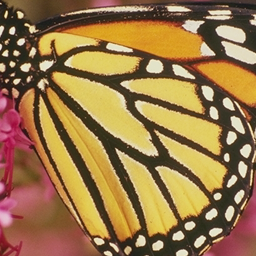
#> input picture DnCNN/KAIR/utils/test.bmp, 256 x 256 px
$ python -i adaptive_denoising_solution.py   (imports and definitions only)   (older library calls are emulated)
#> lines starting #> are read from the running program, lines starting #| are printed output that depends on the picture; after the words box and inside, x2 and y2 are one past the last pixel; in counts of white or black regions, pixels touching at a corner belong together
#!/usr/bin/env python3
# -*- coding: utf-8 -*-
"""
自適應去噪解決方案
專門解決台北101等建築圖像去噪效果不均勻的問題
"""

import cv2
import numpy as np
import torch
import torch.nn.functional as F

# [105 lines left out: function enhanced_adaptive_dual_stream_processing, not called in this run]

def analyze_image_regions(gray):
    """
    分析圖像區域特性
    """
    h, w = gray.shape

    # 1. 紋理複雜度分析
    # 局部標準差
    kernel = np.ones((9, 9), np.float32) / 81
    local_mean = cv2.filter2D(gray.astype(np.float32), -1, kernel)
    local_std = cv2.filter2D((gray.astype(np.float32) - local_mean)**2, -1, kernel)
    texture_complexity = np.sqrt(local_std)

    # 2. 邊緣強度分析
    grad_x = cv2.Sobel(gray, cv2.CV_64F, 1, 0, ksize=3)
    grad_y = cv2.Sobel(gray, cv2.CV_64F, 0, 1, ksize=3)
    edge_strength = np.sqrt(grad_x**2 + grad_y**2)

    # 局部邊緣密度
    kernel_edge = np.ones((15, 15), np.float32) / 225
    edge_density = cv2.filter2D(edge_strength.astype(np.float32), -1, kernel_edge)

    # 3. 亮度分析
    brightness = gray.astype(np.float32)

    # 局部亮度變化
    brightness_variance = cv2.filter2D((brightness - cv2.GaussianBlur(brightness, (15, 15), 5))**2, -1, kernel)

    # 4. 區域分類
    # 使用K-means或閾值方法分類區域
    texture_low = np.percentile(texture_complexity, 30)
    texture_high = np.percentile(texture_complexity, 70)
    edge_low = np.percentile(edge_density, 30)
    edge_high = np.percentile(edge_density, 70)
    brightness_low = np.percentile(brightness, 30)
    brightness_high = np.percentile(brightness, 70)

    # 定義5種區域類型
    region_map = np.zeros((h, w), dtype=np.uint8)

    # 0: 平滑暗區域 (天空暗部、陰影)
    smooth_dark = (texture_complexity < texture_low) & (edge_density < edge_low) & (brightness < brightness_low)
    region_map[smooth_dark] = 0

    # 1: 平滑亮區域 (天空亮部、大面積牆面)
    smooth_bright = (texture_complexity < texture_low) & (edge_density < edge_low) & (brightness >= brightness_low)
    region_map[smooth_bright] = 1

    # 2: 細節區域 (建築細節、窗戶、裝飾)
    detail_region = (texture_complexity > texture_high) & (edge_density > edge_high)
    region_map[detail_region] = 2

    # 3: 邊緣區域 (建築輪廓、天際線)
    edge_region = (edge_density > edge_high) & (texture_complexity <= texture_high)
    region_map[edge_region] = 3

    # 4: 中等複雜度區域 (其他區域)
    medium_region = ~(smooth_dark | smooth_bright | detail_region | edge_region)
    region_map[medium_region] = 4

    return {
        'region_map': region_map,
        'texture_complexity': texture_complexity,
        'edge_density': edge_density,
        'brightness': brightness,
        'brightness_variance': brightness_variance,
        'thresholds': {
            'texture_low': texture_low,
            'texture_high': texture_high,
            'edge_low': edge_low,
            'edge_high': edge_high,
            'brightness_low': brightness_low,
            'brightness_high': brightness_high
        }
    }

# [249 lines left out: functions compute_region_adaptive_parameters, region_adaptive_fusion, compute_adaptive_edge_weights, apply_region_aware_attention, not called in this run]

>>> import cv2
>>> picture = cv2.imread('utils/test.bmp', cv2.IMREAD_GRAYSCALE)
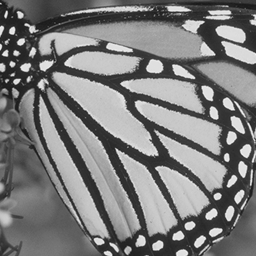
#> picture: shape (256, 256); min 20, max 245, mean 124
>>> result = analyze_image_regions(picture)
#> in analyze_image_regions, `local_mean = cv2.filter2D(gray.astype(np.float32), -1, kernel)`:
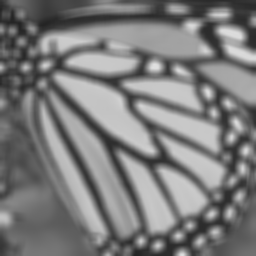
#> local_mean: shape (256, 256) float32; min 35.44, max 224.2, mean 124
#> in analyze_image_regions, `grad_y = cv2.Sobel(gray, cv2.CV_64F, 0, 1, ksize=3)`:
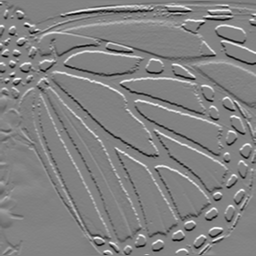
#> grad_y: shape (256, 256) float64; min -796, max 766, mean 0.5; drawn with min black and max white
#> in analyze_image_regions, `edge_density = cv2.filter2D(edge_strength.astype(np.float32), -1, kern..`:
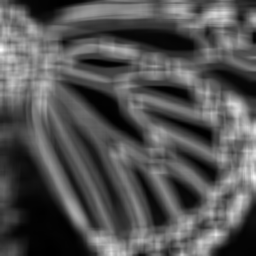
#> edge_density: shape (256, 256) float32; min 6.9, max 343.2, mean 116.7; drawn with min black and max white
#> in analyze_image_regions, `brightness_variance = cv2.filter2D((brightness - cv2.GaussianBlur(brig..`:
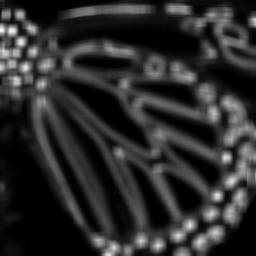
#> brightness_variance: shape (256, 256) float32; min 1.15, max 8747.3, mean 1549.2; drawn with min black and max white
#> in analyze_image_regions, `texture_low = np.percentile(texture_complexity, 30)`: texture_low = 15.53
#> in analyze_image_regions, `texture_high = np.percentile(texture_complexity, 70)`: texture_high = 38.34
#> in analyze_image_regions, `edge_low = np.percentile(edge_density, 30)`: edge_low = 79.66
#> in analyze_image_regions, `edge_high = np.percentile(edge_density, 70)`: edge_high = 155.6
#> in analyze_image_regions, `brightness_low = np.percentile(brightness, 30)`: brightness_low = 65
#> in analyze_image_regions, `brightness_high = np.percentile(brightness, 70)`: brightness_high = 179
#> in analyze_image_regions, `smooth_dark = (texture_complexity < texture_low) & (edge_density < edg..`:
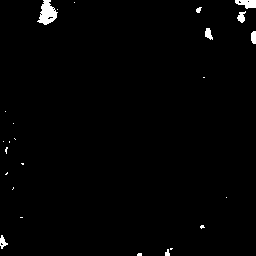
#> smooth_dark: shape (256, 256) bool; 1.2% white; 25 white regions (17 under 20 px), largest, box (x1, y1, x2, y2) and area: (37, 0, 58, 25) 303, (235, 0, 256, 9) 132, (237, 11, 246, 23) 65
#> in analyze_image_regions, `smooth_bright = (texture_complexity < texture_low) & (edge_density < e..`: smooth_bright: shape (256, 256) bool; 26.4% white; 28 white regions (12 under 20 px), largest, box (x1, y1, x2, y2) and area: (0, 135, 97, 256) 5693, (60, 24, 198, 58) 2182, (63, 81, 145, 146) 1526
#> in analyze_image_regions, `detail_region = (texture_complexity > texture_high) & (edge_density > ..`: detail_region: shape (256, 256) bool; 23% white; 42 white regions (10 under 20 px), largest, box (x1, y1, x2, y2) and area: (178, 95, 256, 203) 2316, (0, 23, 34, 100) 1639, (32, 77, 86, 229) 1395
#> in analyze_image_regions, `edge_region = (edge_density > edge_high) & (texture_complexity <= text..`: edge_region: shape (256, 256) bool; 7% white; 158 white regions (105 under 20 px), largest, box (x1, y1, x2, y2) and area: (18, 46, 65, 101) 598, (18, 28, 56, 53) 295, (65, 13, 152, 20) 254
#> in analyze_image_regions, `medium_region = ~(smooth_dark | smooth_bright | detail_region | edge_r..`:
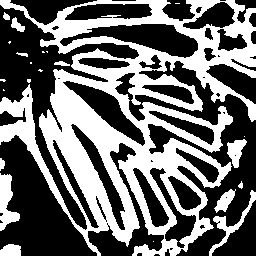
#> medium_region: shape (256, 256) bool; 42.4% white; 23 white regions (11 under 20 px), largest, box (x1, y1, x2, y2) and area: (0, 0, 256, 256) 25535, (0, 173, 20, 231) 623, (209, 190, 256, 256) 490
#> result = 6 items
